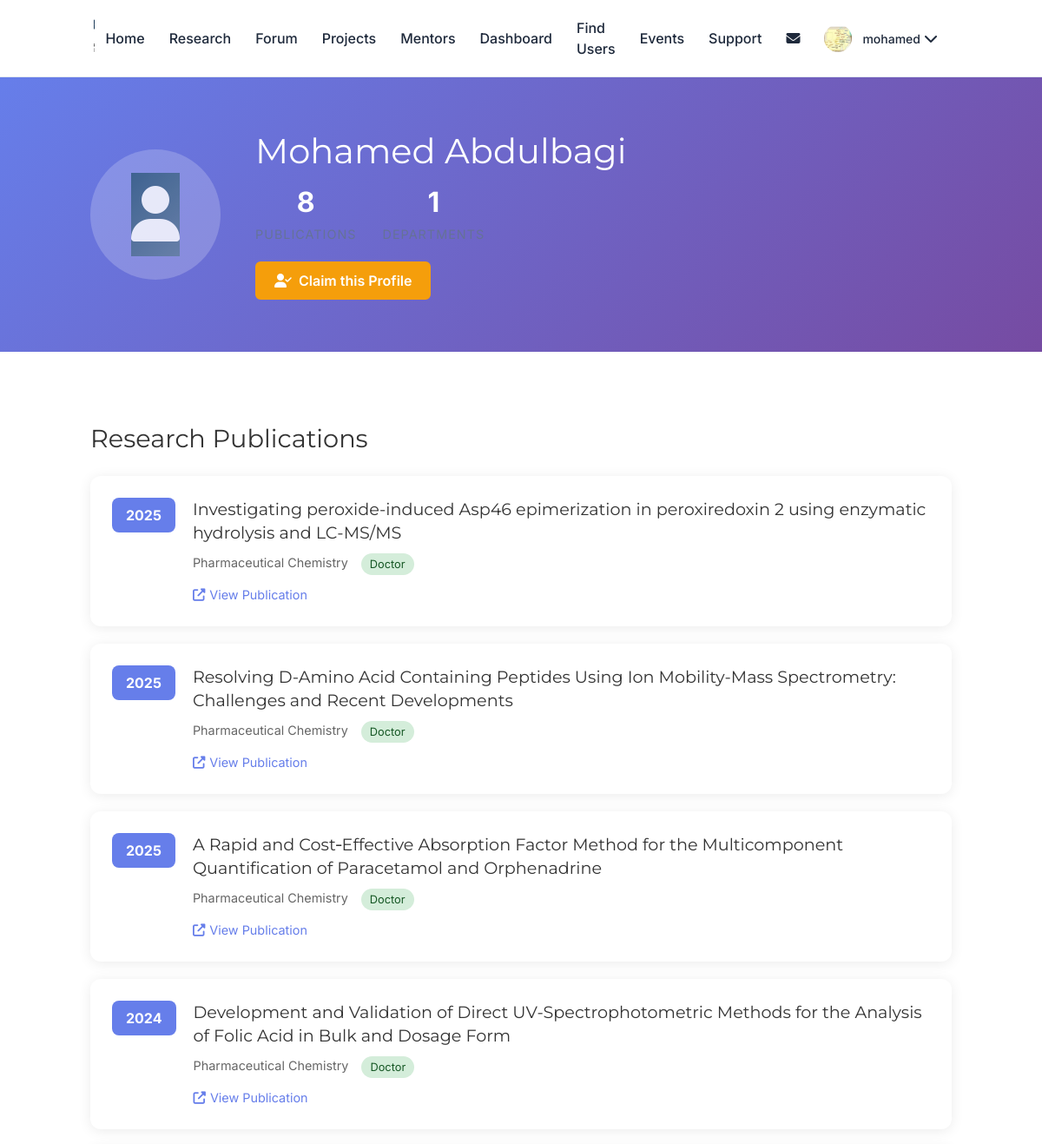
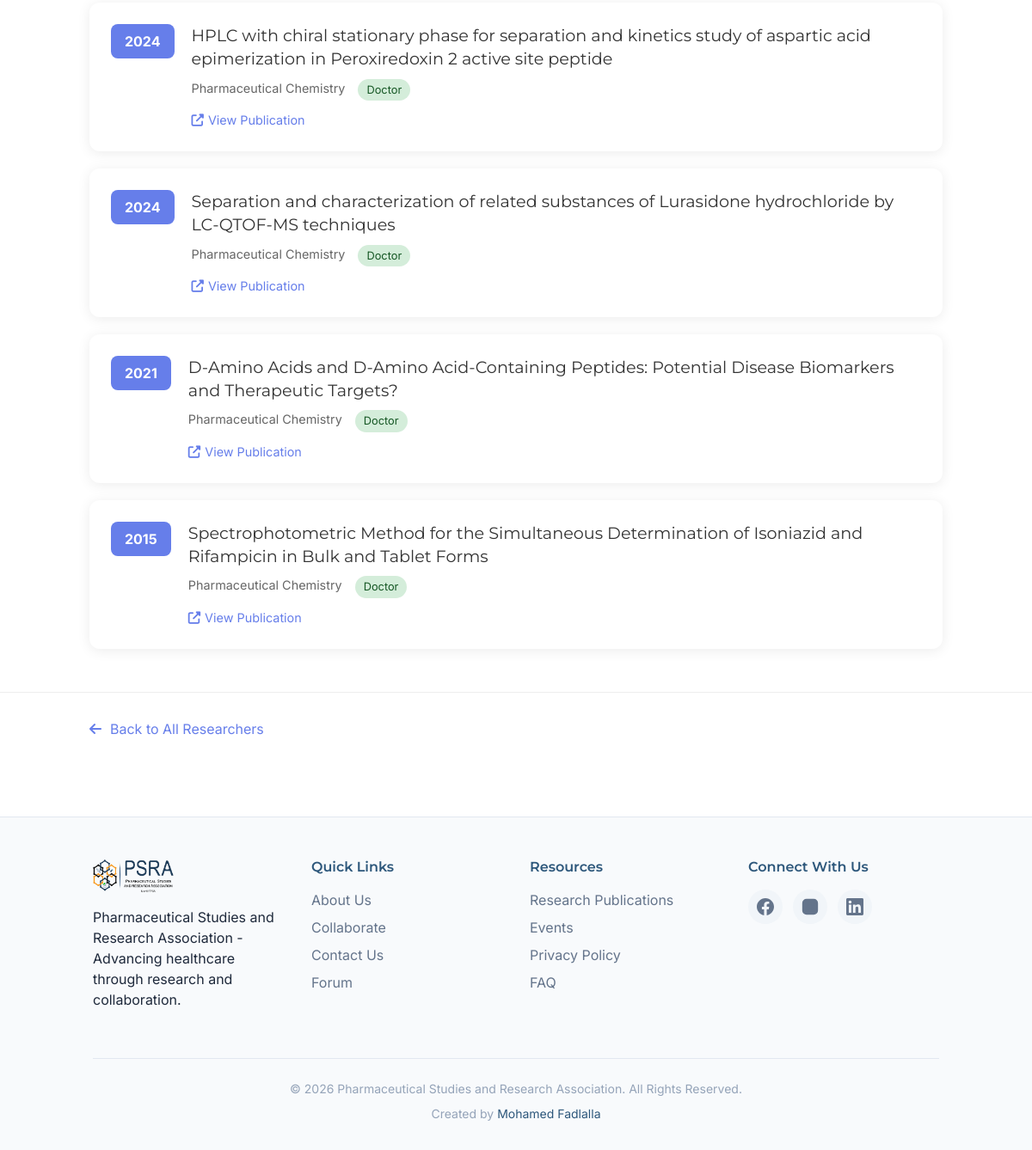
The app's page /researcher/5 (signed in) with its own data (2 pictures, top to bottom).
### models.py (models this page shows, shortened)
class Profile(db.Model):
    __tablename__ = 'profiles'
    id = db.Column(db.Integer, primary_key=True)
    user_id = db.Column(db.Integer, db.ForeignKey('user.id', ondelete='CASCADE'), unique=True, nullable=False)
    full_name = db.Column(db.String(200), nullable=False)
    bio = db.Column(db.Text, nullable=True)
    profile_picture_url = db.Column(db.Text, nullable=True)
    department_id = db.Column(db.Integer, db.ForeignKey('departments.id'), nullable=True)
    university_id = db.Column(db.Integer, db.ForeignKey('universities.id'), nullable=True)
    headline = db.Column(db.String(200), nullable=True)
    location = db.Column(db.String(100), nullable=True)
    linkedin_url = db.Column(db.String(200), nullable=True)
    website_url = db.Column(db.String(200), nullable=True)
    languages = db.Column(db.Text, nullable=True)
    certifications = db.Column(db.Text, nullable=True)
    projects = db.Column(db.Text, nullable=True)
    publications = db.Column(db.Text, nullable=True)
    professional_summary = db.Column(db.Text, nullable=True)
    education = db.Column(db.Text, nullable=True)
    experience = db.Column(db.Text, nullable=True)
    created_at = db.Column(db.DateTime, default=datetime.utcnow)
    user = db.relationship('User', back_populates='profile')
    department = db.relationship('Department', back_populates='profiles')
    university = db.relationship('University', back_populates='profiles')

class Researcher(db.Model):
    id = db.Column(db.Integer, primary_key=True)
    name = db.Column(db.String(200), nullable=False, unique=True)
    profile_picture_url = db.Column(db.String(200), default=None)
    bio = db.Column(db.Text, nullable=True)
    is_registered_user = db.Column(db.Boolean, default=False)
    user_id = db.Column(db.Integer, db.ForeignKey('user.id'), nullable=True)
    created_at = db.Column(db.DateTime, default=datetime.utcnow)
    researches = db.relationship('Research', backref='author', lazy=True, cascade='all, delete-orphan')

class Research(db.Model):
    id = db.Column(db.Integer, primary_key=True)
    title = db.Column(db.String(500), nullable=False)
    doi_url = db.Column(db.String(500), nullable=True)
    department = db.Column(db.String(100), nullable=False)
    year = db.Column(db.Integer, nullable=False)
    researcher_id = db.Column(db.Integer, db.ForeignKey('researcher.id'), nullable=False)
    researcher_type = db.Column(db.String(20), default='doctor')  # 'doctor' or 'student'
    is_approved = db.Column(db.Boolean, default=True)  # For submitted research pending approval
    submitted_by = db.Column(db.Integer, db.ForeignKey('user.id'), nullable=True)  # User who submitted
    submitted_by_user = db.relationship('User', foreign_keys=[submitted_by], backref='submitted_researches')
    created_at = db.Column(db.DateTime, default=datetime.utcnow)

### app.py (the view)
@app.route('/researcher/<int:researcher_id>')
def researcher_profile(researcher_id):
    profile_data = ResearchService.get_researcher_profile(researcher_id)
    if not profile_data:
        flash('Researcher not found.', FLASH_ERROR)
        return redirect(url_for('researchers'))
    return render_template(
        'researcher_profile.html',
        researcher=profile_data['researcher'],
        researches=profile_data['researches'],
        departments=profile_data['departments'],
        total_researches=profile_data['total_researches']
    )

### templates/researcher_profile.html (shortened to what this page needs)
{% extends "base.html" %}
{% block content %}
<div class="researcher-profile-page">
    <div class="profile-header">
        <div class="container mx-auto px-4">
            <div class="profile-info">
                <div class="profile-avatar">
                    {% if researcher.profile_picture_url %}
                    <img src="{{ researcher.profile_picture_url }}" alt="{{ researcher.name }}">
                    {% else %}
                    <div class="avatar-placeholder">
                        <i class="fas fa-user"></i>
                    </div>
                    {% endif %}
                </div>
                <div class="profile-details">
                    <h1>{{ researcher.name }}</h1>
                    <div class="profile-stats">
                        <div class="stat">
                            <span class="stat-value">{{ total_researches }}</span>
                            <span class="stat-label">Publications</span>
                        </div>
                        <div class="stat">
                            <span class="stat-value">{{ departments|length }}</span>
                            <span class="stat-label">Departments</span>
                        </div>
                    </div>
                    {% if current_user.is_authenticated and not researcher.is_registered_user %}
                    <div style="margin-top: 20px;">
                        <a href="{{ url_for('claim_researcher_profile', researcher_id=researcher.id) }}" class="btn btn-primary">
                            <i class="fas fa-user-check"></i> Claim this Profile
                        </a>
                    </div>
                    {% elif current_user.is_authenticated and researcher.user_id == current_user.id %}
                    <div style="margin-top: 20px;">
                        <span style="background-color: #d1fae5; color: #065f46; padding: 6px 12px; border-radius: 9999px; font-size: 0.875rem; font-weight: 500;">
                            <i class="fas fa-check-circle"></i> This is your profile
                        </span>
                    </div>
                    {% endif %}
                </div>
            </div>
        </div>
    </div>
    <div class="research-section">
        <div class="container mx-auto px-4">
            <h2>Research Publications</h2>
            {% if researches %}
            <div class="research-list">
                {% for research in researches %}
                <div class="research-item" data-department="{{ research.department|replace(' ', '-')|lower }}">
                    <div class="research-year">{{ research.year }}</div>
                    <div class="research-content">
                        <h3 class="research-title">
                            {% if research.doi_url %}
                            <a href="{{ research.doi_url }}" target="_blank" rel="noopener noreferrer">
                                {{ research.title }}
                            </a>
                            {% else %}
                            {{ research.title }}
                            {% endif %}
                        </h3>
                        <div class="research-meta">
                            <span class="department">{{ research.department }}</span>
                            <span class="type-badge {{ research.researcher_type }}">
                                {{ research.researcher_type|title }}
                            </span>
                        </div>
                        {% if research.doi_url %}
                        <a href="{{ research.doi_url }}" target="_blank" rel="noopener noreferrer" class="doi-link">
                            <i class="fas fa-external-link-alt"></i> View Publication
                        </a>
                        {% endif %}
                    </div>
                </div>
                {% endfor %}
            </div>
            {% else %}
            <div class="no-research">
                <p>No research publications found for this researcher.</p>
            </div>
            {% endif %}
        </div>
    </div>
    <div class="back-section">
        <div class="container mx-auto px-4">
            <a href="{{ url_for('researchers') }}" class="back-link">
                <i class="fas fa-arrow-left"></i> Back to All Researchers
            </a>
        </div>
    </div>
</div>
{% endblock %}

### templates/base.html (shortened to what this page needs)
<!DOCTYPE html>
<html lang="en">
<head>
    <script src="https://cdn.tailwindcss.com"></script>
    <link rel="stylesheet" href="{{ url_for('static', filename='css/style.css') }}">
    <link rel="stylesheet" href="https://cdnjs.cloudflare.com/ajax/libs/font-awesome/6.4.0/css/all.min.css" />
</head>
<body>
    <header class="header" id="header">
        <div class="container">
            <nav class="nav-main" id="main-nav" role="navigation" aria-label="Main navigation">
                <ul class="nav-list">
                    <li class="hidden md:block"><a href="{{ url_for('home') }}" class="nav-link {% if request.endpoint == 'home' %}active{% endif %}">Home</a></li>
                    <li><a href="{{ url_for('research') }}" class="nav-link {% if request.endpoint == 'research' %}active{% endif %}">Research</a></li>
                    <li class="hidden md:block"><a href="{{ url_for('forum.forum_main') }}" class="nav-link ">Forum</a></li>
                    <li><a href="{{ url_for('hub.browse_projects') }}" class="nav-link {% if 'projects' in request.endpoint %}active{% endif %}">Projects</a></li>
                    <li><a href="{{ url_for('hub.browse_mentors') }}" class="nav-link {% if 'mentors' in request.endpoint %}active{% endif %}">Mentors</a></li>
                    {% if current_user.is_authenticated %}
                    <li><a href="{{ url_for('dashboard') }}" class="nav-link {% if request.endpoint == 'dashboard' %}active{% endif %}">Dashboard</a></li>
                    <li><a href="{{ url_for('forum.users') }}" class="nav-link {% if request.endpoint == 'forum.users' %}active{% endif %}">Find Users</a></li>
                    {% endif %}
                    <li><a href="{{ url_for('events') }}" class="nav-link {% if request.endpoint == 'events' %}active{% endif %}">Events</a></li>
                    <li><a href="{{ url_for('support') }}" class="nav-link {% if request.endpoint == 'support' %}active{% endif %}">Support</a></li>
                    {% if current_user.is_authenticated %}
                    <li class="nav-item-relative hidden md:block">
                        <a href="{{ url_for('forum.messages') }}" class="nav-link " aria-label="Messages">
                            <i class="fas fa-envelope"></i>
                        </a>
                    </li>
                    <li class="nav-dropdown">
                        <button class="nav-link user-dropdown-toggle" aria-expanded="false" aria-haspopup="true">
                            <div class="avatar avatar-sm">
                                {% if current_user.profile_picture_url %}
                                <img src="{{ current_user.profile_picture_url }}" alt="{{ current_user.name }}'s profile picture">
                                {% else %}
                                <span class="avatar-placeholder">{{ current_user.name[0].upper() }}</span>
                                {% endif %}
                            </div>
                            <span class="user-name">{{ current_user.name.split()[0] }}</span>
                            <i class="fas fa-chevron-down"></i>
                        </button>
                    </li>
                    {% endif %}
                </ul>
            </nav>
        </div>
    </header>
    <main id="main-content">
        {% block content %}{% endblock %}
    </main>
    <footer class="footer">
        <div class="container">
            <div class="footer-grid">
                <div class="footer-column">
                    <img src="{{ url_for('static', filename='images/logo.png') }}" alt="PSRA Logo" class="footer-logo">
                    <p>Pharmaceutical Studies and Research Association - Advancing healthcare through research and collaboration.</p>
                </div>
                <div class="footer-column">
                    <h4 class="footer-title">Quick Links</h4>
                    <ul class="footer-links">
                        <li><a href="{{ url_for('about') }}">About Us</a></li>
                        <li><a href="{{ url_for('collaborate') }}">Collaborate</a></li>
                        <li><a href="{{ url_for('contact') }}">Contact Us</a></li>
                        <li><a href="{{ url_for('forum.forum_main') }}">Forum</a></li>
                    </ul>
                </div>
                <div class="footer-column">
                    <h4 class="footer-title">Resources</h4>
                    <ul class="footer-links">
                        <li><a href="{{ url_for('research') }}">Research Publications</a></li>
                        <li><a href="{{ url_for('events') }}">Events</a></li>
                        <li><a href="{{ url_for('privacy') }}">Privacy Policy</a></li>
                        <li><a href="{{ url_for('faq') }}">FAQ</a></li>
                    </ul>
                </div>
                <div class="footer-column">
                    <h4 class="footer-title">Connect With Us</h4>
                    <div class="social-icons">
                        <a href="https://www.facebook.com/fpsauofk" target="_blank" rel="noopener noreferrer" class="social-icon facebook" aria-label="Facebook">
                        </a>
                        <a href="https://www.instagram.com/fpsauofk" target="_blank" rel="noopener noreferrer" class="social-icon instagram" aria-label="Instagram">
                        </a>
                        <a href="https://linkedin.com/in/faculty-of-pharmacy-students-association-uofk-96337621a" target="_blank" rel="noopener noreferrer" class="social-icon linkedin" aria-label="LinkedIn">
                        </a>
                    </div>
                </div>
            </div>
            <div class="footer-bottom">
                <p>&copy; {{ now.year if now else 2026 }} Pharmaceutical Studies and Research Association. All Rights Reserved.</p>
                <p>Created by <a href="https://mohamedfadlalla.github.io" target="_blank" rel="noopener noreferrer">Mohamed Fadlalla</a></p>
            </div>
        </div>
    </footer>
</body>
</html>

### records on screen
Profile: profile_picture_url (picture), name "mohamed"
Researcher: name "Mohamed Abdulbagi"
Research: year "2025", title "Investigating peroxide-induced Asp46 epimerization in peroxiredoxin 2 using enzymatic hydrolysis and LC-MS/MS", department "Pharmaceutical Chemistry", researcher_type "Doctor"
Research: year "2025", title "Resolving D-Amino Acid Containing Peptides Using Ion Mobility-Mass Spectrometry: Challenges and Recent Developments", department "Pharmaceutical Chemistry", researcher_type "Doctor"
Research: year "2025", title "A Rapid and Cost‐Effective Absorption Factor Method for the Multicomponent Quantification of Paracetamol and Orphenadrine", department "Pharmaceutical Chemistry", researcher_type "Doctor"
Research: year "2024", title "Development and Validation of Direct UV-Spectrophotometric Methods for the Analysis of Folic Acid in Bulk and Dosage Form", department "Pharmaceutical Chemistry", researcher_type "Doctor"
Research: year "2024", title "HPLC with chiral stationary phase for separation and kinetics study of aspartic acid epimerization in Peroxiredoxin 2 active site peptide", department "Pharmaceutical Chemistry", researcher_type "Doctor"
Research: year "2024", title "Separation and characterization of related substances of Lurasidone hydrochloride by LC-QTOF-MS techniques", department "Pharmaceutical Chemistry", researcher_type "Doctor"
Research: year "2021", title "D-Amino Acids and D-Amino Acid-Containing Peptides: Potential Disease Biomarkers and Therapeutic Targets?", department "Pharmaceutical Chemistry", researcher_type "Doctor"
Research: year "2015", title "Spectrophotometric Method for the Simultaneous Determination of Isoniazid and Rifampicin in Bulk and Tablet Forms", department "Pharmaceutical Chemistry", researcher_type "Doctor"

### other values on screen
{{ total_researches }} "8"
{{ departments|length }} "1"
{{ now.year if now else 2026 }} "2026"
